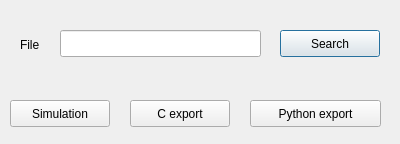
<?xml version="1.0" encoding="UTF-8"?>
<ui version="4.0">
 <class>BlockSim</class>
 <widget class="QDialog" name="BlockSim">
  <property name="geometry">
   <rect>
    <x>0</x>
    <y>0</y>
    <width>400</width>
    <height>144</height>
   </rect>
  </property>
  <property name="windowTitle">
   <string>BlockSim</string>
  </property>
  <widget class="QLabel" name="label">
   <property name="geometry">
    <rect>
     <x>20</x>
     <y>35</y>
     <width>31</width>
     <height>19</height>
    </rect>
   </property>
   <property name="text">
    <string>File</string>
   </property>
  </widget>
  <widget class="QLineEdit" name="lineEdit">
   <property name="geometry">
    <rect>
     <x>60</x>
     <y>30</y>
     <width>201</width>
     <height>27</height>
    </rect>
   </property>
  </widget>
  <widget class="QPushButton" name="pushButton_search">
   <property name="geometry">
    <rect>
     <x>280</x>
     <y>30</y>
     <width>100</width>
     <height>27</height>
    </rect>
   </property>
   <property name="text">
    <string>Search</string>
   </property>
  </widget>
  <widget class="QPushButton" name="pushButton_simulation">
   <property name="geometry">
    <rect>
     <x>10</x>
     <y>100</y>
     <width>100</width>
     <height>27</height>
    </rect>
   </property>
   <property name="text">
    <string>Simulation</string>
   </property>
  </widget>
  <widget class="QPushButton" name="pushButton_c_export">
   <property name="geometry">
    <rect>
     <x>130</x>
     <y>100</y>
     <width>100</width>
     <height>27</height>
    </rect>
   </property>
   <property name="text">
    <string>C export</string>
   </property>
  </widget>
  <widget class="QPushButton" name="pushButton_python_export">
   <property name="geometry">
    <rect>
     <x>250</x>
     <y>100</y>
     <width>131</width>
     <height>27</height>
    </rect>
   </property>
   <property name="text">
    <string>Python export</string>
   </property>
  </widget>
 </widget>
 <resources/>
 <connections/>
</ui>
